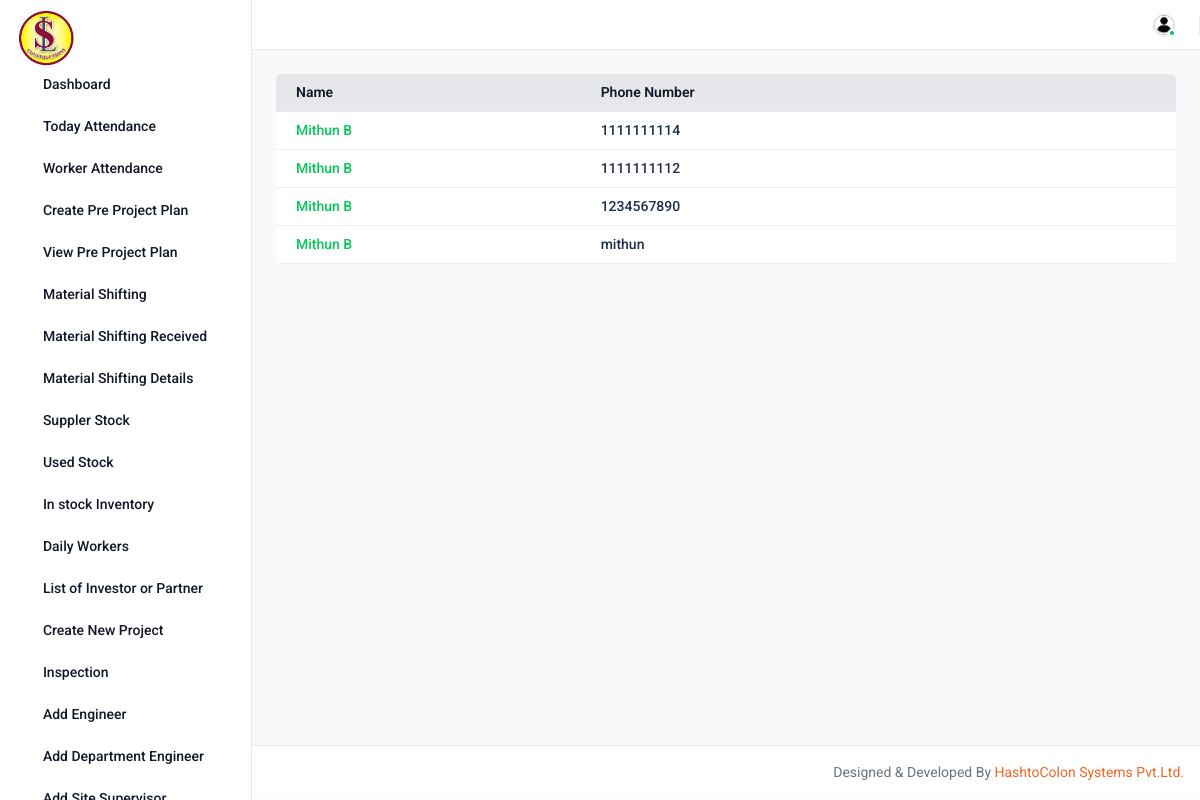
Before: /worker_list/ (signed in) with the older database file.
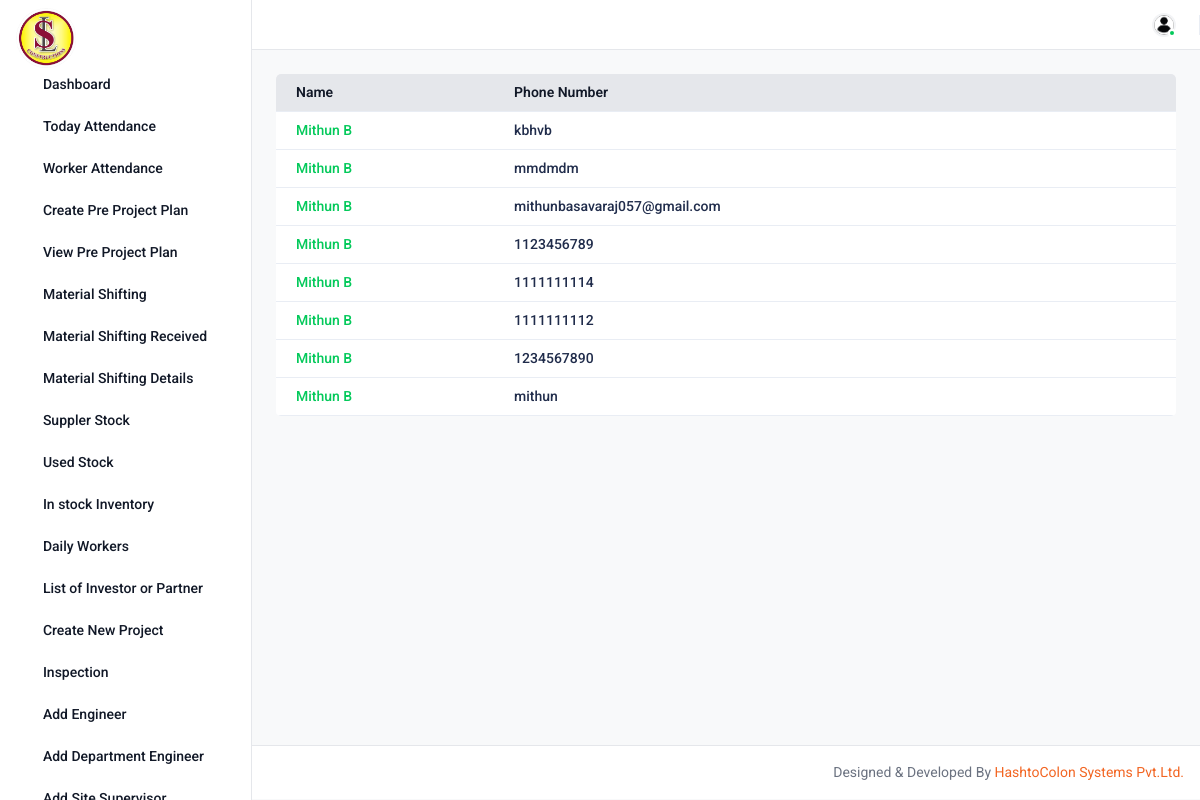
After: the same page with the newer database file.
### base/models.py (models this page shows, shortened)
class User(AbstractUser):
   designation = models.CharField(max_length = 20, choices = designation_choice, null=True, blank=True)

### base/views.py (the view)
# urls.py: path("worker_list/",views.worker_list, name="worker_list"),
@login_required
def worker_list(request):
   post=User.objects.all().order_by('-id')
   return render(request, "workers-list.html",{"post":post,})

### templates/workers-list.html
{% extends "base.html" %}
{% load static %}
{% load widget_tweaks %}
{% block content %}
<div class="content">
      <div class="row">
    <div class="col-sm-12">
        <div class="card-body p-0">
          <div class="custom-datatable-filter table-responsive">
            <table class="table datatable">
              <thead class="thead-light">
                <tr>
                  <th>Name </th>
                  <th>Phone Number </th>
                  <th></th>
                </tr>
              </thead>
              <tbody>
                {% for posts in post %}
                <tr>
                  <td><a href="{% url 'base:admin_profile' posts.pk %}"  class="fw-medium text-success">{{posts.first_name}} {{posts.last_name}}</a></td>
                  <td><h6 class="fw-medium">{{posts.username}}</h6></td>
                  <td>
                            <a href="{% url 'base:worker_attendance_list' posts.pk %}"
                            ><i class="ti ti-eye text-danger fs-18"></i
                              ></a>
                  </td>
                 </tr>
                {% endfor %}
              </tbody>
            </table>
          </div>
        </div>
      </div>
    </div>
  </div>
</div >
{% endblock content %}

Changed rows visible on the page:
added User: first_name "Mithun", last_name "B", username "kbhvb"
added User: first_name "Mithun", last_name "B", username "mmdmdm"
added User: first_name "Mithun", last_name "B", username "mithunbasavaraj057@gmail.com"
added User: first_name "Mithun", last_name "B", username "1123456789"
